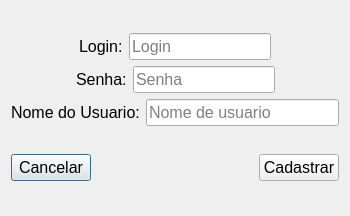
<?xml version="1.0" encoding="UTF-8"?>
<ui version="4.0">
 <class>Dialog_CadastroUsuario</class>
 <widget class="QDialog" name="Dialog_CadastroUsuario">
  <property name="windowModality">
   <enum>Qt::ApplicationModal</enum>
  </property>
  <property name="geometry">
   <rect>
    <x>0</x>
    <y>0</y>
    <width>350</width>
    <height>216</height>
   </rect>
  </property>
  <property name="sizePolicy">
   <sizepolicy hsizetype="Fixed" vsizetype="Fixed">
    <horstretch>0</horstretch>
    <verstretch>0</verstretch>
   </sizepolicy>
  </property>
  <property name="minimumSize">
   <size>
    <width>350</width>
    <height>216</height>
   </size>
  </property>
  <property name="maximumSize">
   <size>
    <width>350</width>
    <height>216</height>
   </size>
  </property>
  <property name="font">
   <font>
    <family>Cantarell</family>
    <pointsize>12</pointsize>
   </font>
  </property>
  <property name="windowTitle">
   <string>Cadastrar Usuario</string>
  </property>
  <property name="autoFillBackground">
   <bool>true</bool>
  </property>
  <layout class="QVBoxLayout" name="verticalLayout">
   <item>
    <layout class="QVBoxLayout" name="verticalLayout_2">
     <item>
      <layout class="QHBoxLayout" name="horizontalLayout">
       <item>
        <spacer name="horizontalSpacer_4">
         <property name="orientation">
          <enum>Qt::Horizontal</enum>
         </property>
         <property name="sizeHint" stdset="0">
          <size>
           <width>40</width>
           <height>20</height>
          </size>
         </property>
        </spacer>
       </item>
       <item>
        <widget class="QLabel" name="lbl_login">
         <property name="text">
          <string>Login:</string>
         </property>
        </widget>
       </item>
       <item>
        <widget class="QLineEdit" name="edt_login">
         <property name="text">
          <string/>
         </property>
         <property name="maxLength">
          <number>20</number>
         </property>
         <property name="placeholderText">
          <string>Login</string>
         </property>
        </widget>
       </item>
       <item>
        <spacer name="horizontalSpacer">
         <property name="orientation">
          <enum>Qt::Horizontal</enum>
         </property>
         <property name="sizeHint" stdset="0">
          <size>
           <width>40</width>
           <height>20</height>
          </size>
         </property>
        </spacer>
       </item>
      </layout>
     </item>
     <item>
      <layout class="QHBoxLayout" name="horizontalLayout_2">
       <item>
        <spacer name="horizontalSpacer_5">
         <property name="orientation">
          <enum>Qt::Horizontal</enum>
         </property>
         <property name="sizeHint" stdset="0">
          <size>
           <width>40</width>
           <height>20</height>
          </size>
         </property>
        </spacer>
       </item>
       <item>
        <widget class="QLabel" name="label_3">
         <property name="text">
          <string>Senha:</string>
         </property>
        </widget>
       </item>
       <item>
        <widget class="QLineEdit" name="edt_senha">
         <property name="inputMethodHints">
          <set>Qt::ImhNoAutoUppercase|Qt::ImhNoPredictiveText|Qt::ImhPreferLowercase</set>
         </property>
         <property name="maxLength">
          <number>15</number>
         </property>
         <property name="echoMode">
          <enum>QLineEdit::PasswordEchoOnEdit</enum>
         </property>
         <property name="placeholderText">
          <string>Senha</string>
         </property>
        </widget>
       </item>
       <item>
        <spacer name="horizontalSpacer_2">
         <property name="orientation">
          <enum>Qt::Horizontal</enum>
         </property>
         <property name="sizeHint" stdset="0">
          <size>
           <width>40</width>
           <height>20</height>
          </size>
         </property>
        </spacer>
       </item>
      </layout>
     </item>
     <item>
      <layout class="QHBoxLayout" name="layout_cadastro">
       <item>
        <widget class="QLabel" name="lbl_nome">
         <property name="text">
          <string>Nome do Usuario:</string>
         </property>
        </widget>
       </item>
       <item>
        <widget class="QLineEdit" name="edt_nome">
         <property name="maxLength">
          <number>40</number>
         </property>
         <property name="placeholderText">
          <string>Nome de usuario</string>
         </property>
        </widget>
       </item>
      </layout>
     </item>
    </layout>
   </item>
   <item>
    <layout class="QHBoxLayout" name="horizontalLayout_3">
     <item>
      <widget class="QPushButton" name="btn_cancelar">
       <property name="text">
        <string>Cancelar</string>
       </property>
      </widget>
     </item>
     <item>
      <spacer name="horizontalSpacer_3">
       <property name="orientation">
        <enum>Qt::Horizontal</enum>
       </property>
       <property name="sizeHint" stdset="0">
        <size>
         <width>40</width>
         <height>20</height>
        </size>
       </property>
      </spacer>
     </item>
     <item>
      <widget class="QPushButton" name="btn_cadastrar">
       <property name="text">
        <string>Cadastrar</string>
       </property>
      </widget>
     </item>
    </layout>
   </item>
  </layout>
 </widget>
 <resources/>
 <connections>
  <connection>
   <sender>btn_cancelar</sender>
   <signal>clicked()</signal>
   <receiver>Dialog_CadastroUsuario</receiver>
   <slot>reject()</slot>
   <hints>
    <hint type="sourcelabel">
     <x>52</x>
     <y>171</y>
    </hint>
    <hint type="destinationlabel">
     <x>174</x>
     <y>107</y>
    </hint>
   </hints>
  </connection>
  <connection>
   <sender>btn_cancelar</sender>
   <signal>clicked()</signal>
   <receiver>Dialog_CadastroUsuario</receiver>
   <slot>close()</slot>
   <hints>
    <hint type="sourcelabel">
     <x>52</x>
     <y>171</y>
    </hint>
    <hint type="destinationlabel">
     <x>174</x>
     <y>107</y>
    </hint>
   </hints>
  </connection>
 </connections>
</ui>
